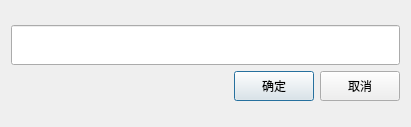
<?xml version="1.0" encoding="UTF-8"?>
<ui version="4.0">
 <class>DialogPassWord</class>
 <widget class="QDialog" name="DialogPassWord">
  <property name="geometry">
   <rect>
    <x>0</x>
    <y>0</y>
    <width>411</width>
    <height>127</height>
   </rect>
  </property>
  <property name="windowTitle">
   <string>Dialog</string>
  </property>
  <layout class="QVBoxLayout" name="verticalLayout_2">
   <item>
    <layout class="QVBoxLayout" name="verticalLayout">
     <item>
      <widget class="QLineEdit" name="lineEdit">
       <property name="minimumSize">
        <size>
         <width>0</width>
         <height>40</height>
        </size>
       </property>
      </widget>
     </item>
     <item>
      <layout class="QHBoxLayout" name="horizontalLayout">
       <item>
        <spacer name="horizontalSpacer">
         <property name="orientation">
          <enum>Qt::Horizontal</enum>
         </property>
         <property name="sizeHint" stdset="0">
          <size>
           <width>40</width>
           <height>20</height>
          </size>
         </property>
        </spacer>
       </item>
       <item>
        <widget class="QPushButton" name="pushButton_2">
         <property name="minimumSize">
          <size>
           <width>0</width>
           <height>30</height>
          </size>
         </property>
         <property name="text">
          <string>确定</string>
         </property>
        </widget>
       </item>
       <item>
        <widget class="QPushButton" name="pushButton">
         <property name="minimumSize">
          <size>
           <width>0</width>
           <height>30</height>
          </size>
         </property>
         <property name="text">
          <string>取消</string>
         </property>
        </widget>
       </item>
      </layout>
     </item>
    </layout>
   </item>
  </layout>
 </widget>
 <resources/>
 <connections/>
</ui>
